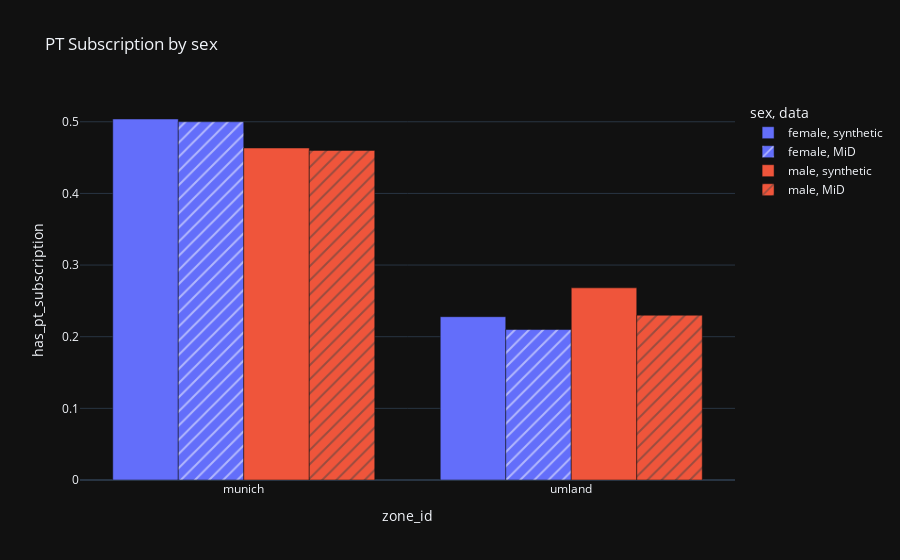

Notebook code cell kept with this figure:
### Markdown cell above
### Public transport subscription by sociodemographics (Table 3)

### Code cell
df = home_zones(df_persons[["household_id", "sex", "has_pt_subscription"]], ["munich", "umland"])
df = df.groupby(["zone_id", "sex"])["has_pt_subscription"].mean().reset_index().assign(data = "synthetic")

df = pd.concat([df, pd.DataFrame.from_records([
    { "zone_id": "munich", "sex": "male", "has_pt_subscription": 0.46, "data": "MiD" },
    { "zone_id": "munich", "sex": "female", "has_pt_subscription": 0.50, "data": "MiD" },
    { "zone_id": "umland", "sex": "male", "has_pt_subscription": 0.23, "data": "MiD" },
    { "zone_id": "umland", "sex": "female", "has_pt_subscription": 0.21, "data": "MiD" },
])])

px.bar(
    df, x = "zone_id", y = "has_pt_subscription", pattern_shape = "data", barmode = "group",
    title = "PT Subscription by sex", color = "sex"
)

### Figure 1 — Plotly figure (JSON) as saved in the notebook; plotly's stock layout.template omitted (floating-point values rounded to 4 significant figures)
{"data": [{"alignmentgroup": "True", "hovertemplate": "sex=female<br>data=synthetic<br>zone_id=%{x}<br>has_pt_subscription=%{y}<extra></extra>", "legendgroup": "female, synthetic", "marker": {"color": "#636efa", "pattern": {"shape": ""}}, "name": "female, synthetic", "offsetgroup": "female, synthetic", "orientation": "v", "showlegend": true, "textposition": "auto", "type": "bar", "x": ["munich", "umland"], "xaxis": "x", "y": [0.5038, 0.2279], "yaxis": "y"}, {"alignmentgroup": "True", "hovertemplate": "sex=female<br>data=MiD<br>zone_id=%{x}<br>has_pt_subscription=%{y}<extra></extra>", "legendgroup": "female, MiD", "marker": {"color": "#636efa", "pattern": {"shape": "/"}}, "name": "female, MiD", "offsetgroup": "female, MiD", "orientation": "v", "showlegend": true, "textposition": "auto", "type": "bar", "x": ["munich", "umland"], "xaxis": "x", "y": [0.5, 0.21], "yaxis": "y"}, {"alignmentgroup": "True", "hovertemplate": "sex=male<br>data=synthetic<br>zone_id=%{x}<br>has_pt_subscription=%{y}<extra></extra>", "legendgroup": "male, synthetic", "marker": {"color": "#EF553B", "pattern": {"shape": ""}}, "name": "male, synthetic", "offsetgroup": "male, synthetic", "orientation": "v", "showlegend": true, "textposition": "auto", "type": "bar", "x": ["munich", "umland"], "xaxis": "x", "y": [0.4634, 0.2682], "yaxis": "y"}, {"alignmentgroup": "True", "hovertemplate": "sex=male<br>data=MiD<br>zone_id=%{x}<br>has_pt_subscription=%{y}<extra></extra>", "legendgroup": "male, MiD", "marker": {"color": "#EF553B", "pattern": {"shape": "/"}}, "name": "male, MiD", "offsetgroup": "male, MiD", "orientation": "v", "showlegend": true, "textposition": "auto", "type": "bar", "x": ["munich", "umland"], "xaxis": "x", "y": [0.46, 0.23], "yaxis": "y"}], "layout": {"barmode": "group", "legend": {"title": {"text": "sex, data"}, "tracegroupgap": 0}, "title": {"text": "PT Subscription by sex"}, "xaxis": {"anchor": "y", "domain": [0, 1], "title": {"text": "zone_id"}}, "yaxis": {"anchor": "x", "domain": [0, 1], "title": {"text": "has_pt_subscription"}}}}
